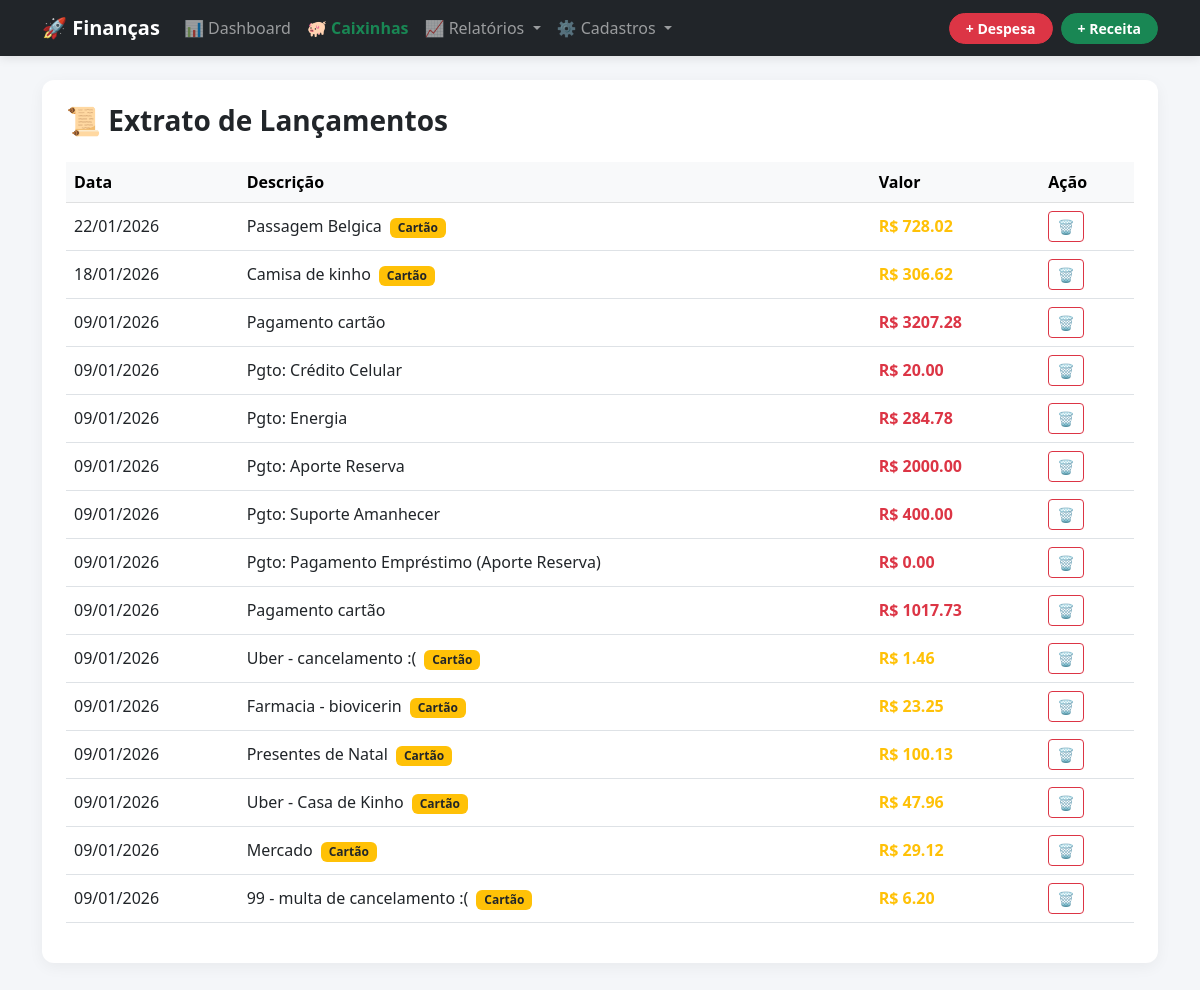
The app's page /extrato/ with its own data.
### finance/models.py (models this page shows, shortened)
class Transacao(models.Model):
    descricao = models.CharField(max_length=100)
    valor_total = models.DecimalField(max_digits=10, decimal_places=2)
    data_compra = models.DateField(default=timezone.now)
    categoria = models.ForeignKey(Categoria, on_delete=models.SET_NULL, null=True)
    eh_cartao = models.BooleanField(default=False)
    cartao = models.ForeignKey(CartaoCredito, on_delete=models.SET_NULL, null=True, blank=True)
    qtd_parcelas = models.IntegerField(default=1)
    gasto_fixo = models.ForeignKey(GastoFixo, on_delete=models.SET_NULL, null=True, blank=True)
    eh_pagamento_fatura = models.BooleanField(default=False)

### finance/views.py (the view)
# urls.py: path('extrato/', views.extrato, name='extrato'),
def extrato(request):
    transacoes = Transacao.objects.all().order_by('-data_compra')
    return render(request, 'extrato.html', {'transacoes': transacoes})

### finance/templates/extrato.html
{% extends 'base.html' %}
{% block content %}
<div class="card card-custom p-4">
    <h3 class="fw-bold mb-4">📜 Extrato de Lançamentos</h3>
    <div class="table-responsive">
        <table class="table table-hover align-middle">
            <thead class="table-light">
                <tr>
                    <th>Data</th>
                    <th>Descrição</th>
                    <th>Valor</th>
                    <th>Ação</th>
                </tr>
            </thead>
            <tbody>
                {% for item in transacoes %}
                <tr>
                    <td>{{ item.data_compra|date:"d/m/Y" }}</td>
                    <td>
                        {{ item.descricao }}
                        {% if item.eh_cartao %}<span class="badge bg-warning text-dark ms-1">Cartão</span>{% endif %}
                    </td>
                    <td class="fw-bold {% if item.eh_cartao %}text-warning{% else %}text-danger{% endif %}">
                        R$ {{ item.valor_total }}
                    </td>
                    <td>
                        <a href="{% url 'apagar_transacao' item.id %}" class="btn btn-sm btn-outline-danger" onclick="return confirm('Apagar este lançamento?')">🗑️</a>
                    </td>
                </tr>
                {% empty %}
                <tr><td colspan="4" class="text-center py-4">Nenhum lançamento.</td></tr>
                {% endfor %}
            </tbody>
        </table>
    </div>
</div>
{% endblock %}

### finance/templates/base.html (shortened to what this page needs)
<!DOCTYPE html>
<html lang="pt-br">
<head>
    <link href="https://cdn.jsdelivr.net/npm/bootstrap@5.3.0/dist/css/bootstrap.min.css" rel="stylesheet">
    <link rel="stylesheet" href="https://cdn.jsdelivr.net/npm/bootstrap-icons@1.10.0/font/bootstrap-icons.css">
</head>
<body>
<nav class="navbar navbar-expand-lg navbar-dark bg-dark mb-4 sticky-top">
    <div class="container">
        <a class="navbar-brand fw-bold" href="{% url 'dashboard' %}">🚀 Finanças</a>
        <div class="collapse navbar-collapse" id="navbarNav">
            <ul class="navbar-nav me-auto mb-2 mb-lg-0">
                <li class="nav-item">
                    <a class="nav-link" href="{% url 'dashboard' %}">📊 Dashboard</a>
                </li>
                <li class="nav-item">
                    <a class="nav-link text-success fw-bold" href="{% url 'caixinhas' %}">🐖 Caixinhas</a>
                </li>
                <li class="nav-item dropdown">
                    <a class="nav-link dropdown-toggle" href="#" role="button" data-bs-toggle="dropdown">
                        📈 Relatórios
                    </a>
                </li>
                <li class="nav-item dropdown">
                    <a class="nav-link dropdown-toggle" href="#" role="button" data-bs-toggle="dropdown">
                        ⚙️ Cadastros
                    </a>
                </li>
            </ul>
            <div class="d-flex gap-2 mt-3 mt-lg-0">
                <a href="{% url 'nova_transacao' %}" class="btn btn-danger btn-sm rounded-pill px-3 fw-bold">+ Despesa</a>
                <a href="{% url 'nova_receita' %}" class="btn btn-success btn-sm rounded-pill px-3 fw-bold">+ Receita</a>
            </div>
        </div>
    </div>
</nav>
<div class="container mb-5">
    {% block content %}
    {% endblock %}
</div>
</body>
</html>

### finance/templates/base.html (style rules this page uses)
body { background-color: #f4f6f9; font-family: 'Segoe UI', sans-serif; }
.navbar { box-shadow: 0 2px 10px rgba(0,0,0,0.1); }
.card-custom { border: none; border-radius: 12px; box-shadow: 0 4px 15px rgba(0,0,0,0.05); }

### records on screen
Transacao: data_compra "22/01/2026", descricao "Passagem Belgica", eh_cartao "Cartão", valor_total "728.02"
Transacao: data_compra "18/01/2026", descricao "Camisa de kinho", eh_cartao "Cartão", valor_total "306.62"
Transacao: data_compra "09/01/2026", descricao "Pagamento cartão", valor_total "3207.28"
Transacao: data_compra "09/01/2026", descricao "Pgto: Crédito Celular", valor_total "20.00"
Transacao: data_compra "09/01/2026", descricao "Pgto: Energia", valor_total "284.78"
Transacao: data_compra "09/01/2026", descricao "Pgto: Aporte Reserva", valor_total "2000.00"
Transacao: data_compra "09/01/2026", descricao "Pgto: Suporte Amanhecer", valor_total "400.00"
Transacao: data_compra "09/01/2026", descricao "Pgto: Pagamento Empréstimo (Aporte Reserva)", valor_total "0.00"
Transacao: data_compra "09/01/2026", descricao "Pagamento cartão", valor_total "1017.73"
Transacao: data_compra "09/01/2026", descricao "Uber - cancelamento :(", eh_cartao "Cartão", valor_total "1.46"
Transacao: data_compra "09/01/2026", descricao "Farmacia - biovicerin", eh_cartao "Cartão", valor_total "23.25"
Transacao: data_compra "09/01/2026", descricao "Presentes de Natal", eh_cartao "Cartão", valor_total "100.13"
Transacao: data_compra "09/01/2026", descricao "Uber - Casa de Kinho", eh_cartao "Cartão", valor_total "47.96"
Transacao: data_compra "09/01/2026", descricao "Mercado", eh_cartao "Cartão", valor_total "29.12"
Transacao: data_compra "09/01/2026", descricao "99 - multa de cancelamento :(", eh_cartao "Cartão", valor_total "6.20"
